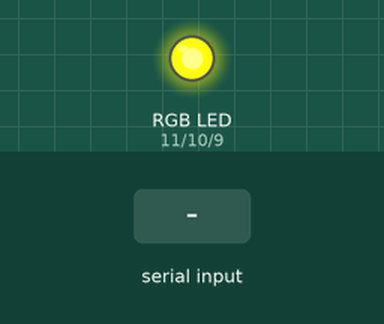
This sketch was run on a simulated Arduino Uno, built with avr-gcc and run on an emulated ATmega328P. Parts: an RGB LED mixed from three pins (HIGH = lit). Inputs (shaded band) come from the test bench.

Above: at 1.2 s.
1.3 s: "90,45,200\n" received over Serial
At 2.3 s:
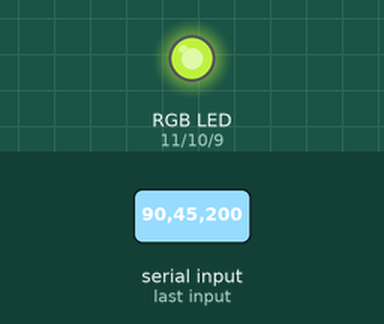
2.8 s: "30,150,10\n" received over Serial
At 3.4 s:
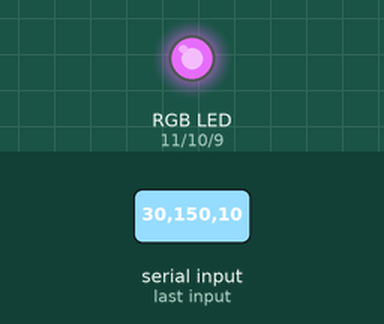
4.3 s: "1,90,45\n" received over Serial
At 5.7 s:
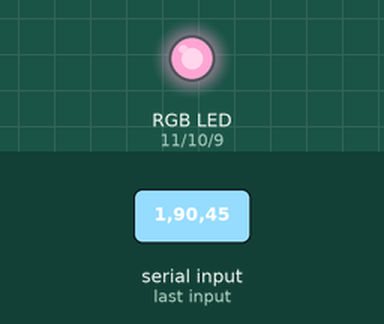
Timing chart, 0 to 7.3 s (numbered marks = the images above; inputs shaded):
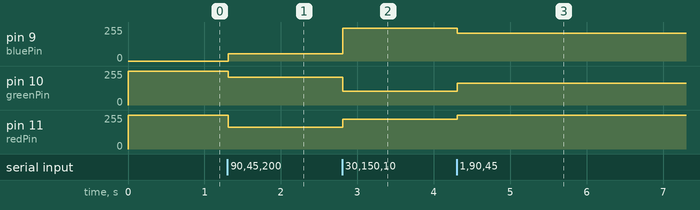

Measured:
- after the input at 1.3 s, pin 9 (bluePin): 0/255 → 55/255 at once; pin 10 (greenPin): 255/255 → 210/255 at once; pin 11 (redPin): 255/255 → 165/255 at once
- after the input at 2.8 s, pin 9 (bluePin): 55/255 → 245/255 at once; pin 10 (greenPin): 210/255 → 105/255 at once; pin 11 (redPin): 165/255 → 225/255 at once
- after the input at 4.3 s, pin 9 (bluePin): 245/255 → 210/255 at once; pin 10 (greenPin): 105/255 → 165/255 at once; pin 11 (redPin): 225/255 → 254/255 at once

The sketch:

rgb_led_twitter.ino
```cpp
/*
Derived from an adafruit tutorial
https://learn.adafruit.com/adafruit-arduino-lesson-3-rgb-leds/arduino-sketch
*/

int redPin = 11;
int greenPin = 10;
int bluePin = 9;
char received[32];
boolean newData = false;

void setup() {
  Serial.begin(9600);

  pinMode(redPin, OUTPUT);
  pinMode(greenPin, OUTPUT);
  pinMode(bluePin, OUTPUT);

  setColor(0, 0, 255);  // initially blue
}

void loop() {

  while (Serial.available() > 0) {
    // look for the next valid integers in the incoming serial stream:
    int red = Serial.parseInt();
    int green = Serial.parseInt();
    int blue = Serial.parseInt();

    if (Serial.read() == '\n') {
      setColor(red, green, blue);
    }
  }
}

void setColor(int red, int green, int blue)
{
  red = 255 - red;
  green = 255 - green;
  blue = 255 - blue;

  analogWrite(redPin, red);
  analogWrite(greenPin, green);
  analogWrite(bluePin, blue);
}
```
